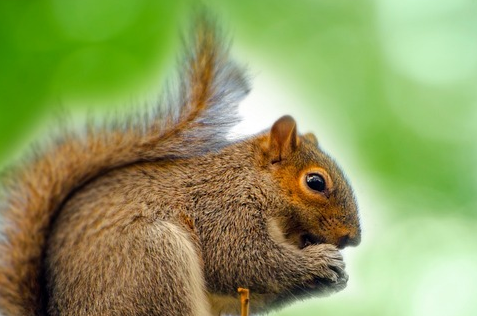
//> input picture lab1-hybrid-image/hybrid-image/res/squirrel1.png, 477 x 316 px
$ ./hybrid-image   (built with g++ and OpenCV 4)
//> lines starting //> are read from the running program, lines starting //| are printed output that depends on the picture
#include <opencv2/core/core.hpp>
#include <opencv2/highgui/highgui.hpp>
#include <opencv2/imgproc/imgproc.hpp>
#include <iostream>

#define RESOLVE false

enum BorderType {
    BLACK = 0,
    REPLICATE,
    REFLECT,
};

cv::Mat gen_gaussian_kernel(int ksize, double sigma = -1.0, int dim = 2);
cv::Mat flip_kernel(const cv::Mat& kernel, int dim = 2);
cv::Mat transform(const cv::Mat& src);
cv::Mat pad(const cv::Mat& src, int size, int border_type = 0);
cv::Mat conv1D(const cv::Mat& src, const cv::Mat& kernel, int padding = 0, int stride = 1, int border_type = 0);
cv::Mat conv2D(const cv::Mat& src, const cv::Mat& kernel, int padding = 0, int stride = 1, int border_type = 0);
cv::Mat gaussian_blur(const cv::Mat& src, int ksize, double sigma = -1.0, bool resolve = false);
cv::Mat add(const cv::Mat& src1, const cv::Mat& src2);
cv::Mat subtract(const cv::Mat& src1, const cv::Mat& src2);
cv::Mat hybrid_img(const cv::Mat& img1, const cv::Mat& img2, int ksize, double sigma = -1.0);

int main(int argc, char** argv)
{
    const cv::Mat img1 = cv::imread("/home/bill/mypro/CV/lab1-hybrid-image/hybrid-image/res/squirrel1.png");
//> img1 is the input picture: 316 rows x 477 cols, CV_8UC3; mean B, G, R 93.5, 155.2, 141.4
    const cv::Mat img2 = cv::imread("/home/bill/mypro/CV/lab1-hybrid-image/hybrid-image/res/bunny1.png");
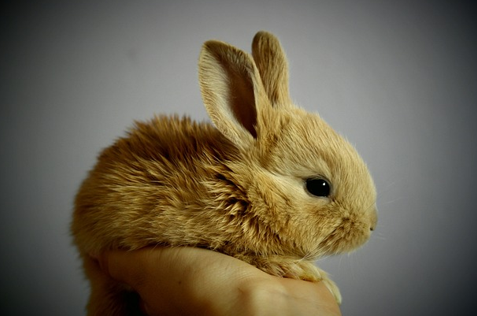
//> input picture lab1-hybrid-image/hybrid-image/res/bunny1.png, 477 x 316 px
//> img2 is the input picture: 316 rows x 477 cols, CV_8UC3; mean B, G, R 78.1, 97.5, 106.6

    double duration = static_cast<double>(cv::getTickCount());

    cv::Mat hybrid = hybrid_img(img1, img2, 33, 4);

    duration = (static_cast<double>(cv::getTickCount()) - duration) / cv::getTickFrequency();
    std::cout << "Time: " << duration << std::endl;

    cv::imshow("hybrid", hybrid);
    cv::waitKey(0);
	return 0;
}

/**
 * @brief Generate Gaussian Kernel
 *
 * @param size kernel size which should be possitive and odd
 * @param sigma standard deviation which can be set manually or calculated by size
 * @param dim dimension of kernel, 1D (1*ksize) or 2D (ksize*ksize)
 * @return cv::Mat
 */
cv::Mat gen_gaussian_kernel(int ksize, double sigma, int dim) {
    cv::Mat kernel;

    CV_Assert(ksize % 2 == 1 && ksize > 0);
    CV_Assert(dim == 1 || dim == 2);

    if (sigma < 0) {
        sigma = 0.3 * ((ksize - 1) * 0.5 - 1) + 0.8;  // ref: https://docs.opencv.org/4.7.0/d4/d86/group__imgproc__filter.html#gac05a120c1ae92a6060dd0db190a61afa
    }
    switch (dim)
    {
        case 1: {
            kernel = cv::Mat::zeros(1, ksize, CV_64FC1);
            double *p = kernel.ptr<double>(0);
            for (int i = 0; i < ksize; i++) {
                p[i] = exp(-0.5 * pow((i - (ksize - 1) / 2) / sigma, 2)) / (sigma * sqrt(2 * CV_PI));
            }
            break;
        }
        case 2: {
            kernel = cv::Mat::zeros(ksize, ksize, CV_64FC1);
            double *p;
            for (int i = 0; i < ksize; i++) {
                p = kernel.ptr<double>(i);
                for (int j = 0; j < ksize; j++) {
                    p[j] = exp(-0.5 * (pow((i - (ksize - 1) / 2) / sigma, 2) + pow((j - (ksize - 1) / 2) / sigma, 2))) / (2 * CV_PI * sigma * sigma);
                }
            }
            break;
        }
    }
    return kernel;
}

/**
 * @brief Pad image with zeros or replicate border.
 *      V1.0 only support 8UC3 image
 *
 * @param src
 * @param padding
 * @param border_type
 * @return cv::Mat
 */
cv::Mat pad(const cv::Mat& src, int padding, int border_type) {
    cv::Mat dst;

    CV_Assert(src.data);
    CV_Assert(padding >= 0);
    CV_Assert(border_type == BorderType::BLACK || border_type == BorderType::REPLICATE);

    const cv::Vec3b *p_src;
    cv::Vec3b *p_dst;   // only deal with 8UC3
    int src_rows, src_cols;
    if (!padding) {
        return src;
    }
    dst = cv::Mat::zeros(src.rows + (padding << 1), src.cols + (padding << 1), src.type());
    for (int i = 0; i < src.rows; i++) {
        p_src = src.ptr<cv::Vec3b>(i);
        p_dst = dst.ptr<cv::Vec3b>(i + padding);
        for (int j = 0; j < src.cols; j++) {
            p_dst[j + padding] = p_src[j];
        }
    }
    if (border_type == BorderType::REPLICATE) {
        p_src = src.ptr<cv::Vec3b>(0);
        for (int i = 0; i < padding; i++) {
            p_dst = dst.ptr<cv::Vec3b>(i);
            for (int j = 0; j < padding; j++) {
                p_dst[j] = p_src[0];
            }
            for (int j = padding, j1 = 0; j1 < src.cols; j++, j1++) {
                p_dst[j] = p_src[j1];
            }
            for (int j = dst.cols - padding; j < dst.cols; j++) {
                p_dst[j] = p_src[src.cols - 1];
            }
        }
        for (int i = padding, i1 = 0; i1 < src.rows; i++, i1++) {
            p_src = src.ptr<cv::Vec3b>(i1);
            p_dst = dst.ptr<cv::Vec3b>(i);
            for (int j = 0; j < padding; j++) {
                p_dst[j] = p_src[0];
            }
            for (int j = dst.cols - padding; j < dst.cols; j++) {
                p_dst[j] = p_src[src.cols - 1];
            }
        }
        p_src = src.ptr<cv::Vec3b>(src.rows - 1);
        for (int i = dst.rows - padding; i < dst.rows; i++) {
            p_dst = dst.ptr<cv::Vec3b>(i);
            for (int j = 0; j < padding; j++) {
                p_dst[j] = p_src[0];
            }
            for (int j = padding, j1 = 0; j1 < src.cols; j++, j1++) {
                p_dst[j] = p_src[j1];
            }
            for (int j = dst.cols - padding; j < dst.cols; j++) {
                p_dst[j] = p_src[src.cols - 1];
            }
        }
    }
    if (border_type == BorderType::REFLECT) {
        // TODO
    }
    return dst;
}

/**
 * @brief Convolution of 2D image with 2D kernel (unoptimized version)
 *    V1.0 only support 8UC3 image and centrosymmetric kernel. extremly slow...
 *
 * @param src source image
 * @param kernel kernel
 * @param padding padding size
 * @param stride stride size
 * @param border_type 0 for zero padding, 1 for replicate padding
 * @return cv::Mat
 */
cv::Mat conv2D(const cv::Mat& src, const cv::Mat& kernel, int padding, int stride, int border_type) {
    cv::Mat dst;

    CV_Assert(src.data);
    CV_Assert(kernel.data);
    CV_Assert(kernel.rows == kernel.cols);
    CV_Assert(padding >= 0);
    CV_Assert(stride > 0);
    CV_Assert(border_type == BorderType::BLACK || border_type == BorderType::REPLICATE);

    cv::Mat padded;
    int dst_rows, dst_cols;
    const cv::Vec3b *p_padded;
    cv::Vec3b *p_dst;
    const double *p_kernel;
    int kernel_size;

    kernel_size = kernel.rows;
    dst_rows = (src.rows - kernel_size + (padding << 1)) / stride + 1;
    dst_cols = (src.cols - kernel_size + (padding << 1)) / stride + 1;
    dst = cv::Mat::zeros(dst_rows, dst_cols, src.type());
    padded = pad(src, padding, border_type);
    for (int i = 0; i < dst_rows; i++) {
        p_dst = dst.ptr<cv::Vec3b>(i);
        for (int j = 0; j < dst_cols; j++) {
            for (int k = 0; k < kernel_size; k++) {
                p_padded = padded.ptr<cv::Vec3b>(i * stride + k);
                p_kernel = kernel.ptr<double>(k);
                for (int l = 0; l < kernel_size; l++) {
                    p_dst[j] += p_padded[j * stride + l] * p_kernel[l];
                }
            }
        }
    }
    return dst;
}

/**
 * @brief conv with 1D kernel
 * @version 1.0 only support the kernel of double type
 * @param src
 * @param kernel
 * @param padding
 * @param stride
 * @param border_type
 * @return
 */
// [49 lines left out: function conv1D, not called in this run]

/**
 * @brief Subtract two images (src1 - src2)
 *        V1.0 Size of src1 must equal that of src2
 *
 * @param src1
 * @param src2
 * @return cv::Mat
 */
cv::Mat subtract(const cv::Mat& src1, const cv::Mat& src2) {
    cv::Mat dst;

    CV_Assert(src1.data && src2.data);

    dst = cv::Mat::zeros(src1.rows, src1.cols, src1.type());
    for (int i = 0; i < src1.rows; i++) {
        const cv::Vec3b *p_src1 = src1.ptr<cv::Vec3b>(i);
        const cv::Vec3b *p_src2 = src2.ptr<cv::Vec3b>(i);
        cv::Vec3b *p_dst = dst.ptr<cv::Vec3b>(i);
        for (int j = 0; j < src1.cols; j++) {
            p_dst[j] = p_src1[j] - p_src2[j];
        }
    }
    return dst;
}

/**
 * @brief Add two images (src1 + src2)
 *
 * @param src1
 * @param src2
 * @return cv::Mat
 */
cv::Mat add(const cv::Mat& src1, const cv::Mat& src2) {
    cv::Mat dst;

    CV_Assert(src1.data && src2.data);

    dst = cv::Mat::zeros(src1.rows, src1.cols, src1.type());
    for (int i = 0; i < src1.rows; i++) {
        const cv::Vec3b *p_src1 = src1.ptr<cv::Vec3b>(i);
        const cv::Vec3b *p_src2 = src2.ptr<cv::Vec3b>(i);
        cv::Vec3b *p_dst = dst.ptr<cv::Vec3b>(i);
        for (int j = 0; j < src1.cols; j++) {
            p_dst[j] = p_src1[j] + p_src2[j];
        }
    }
    return dst;
}

/**
 * @brief Hybrid image
 *
 * @param img1 img to be low-pass filtered
 * @param img2 img to be high-pass filtered
 * @param ksize kernel size
 * @param sigma sigma of Gaussian kernel
 * @return cv::Mat
 */
cv::Mat hybrid_img(const cv::Mat& img1, const cv::Mat& img2, int ksize, double sigma) {
    cv::Mat dst;

    CV_Assert(img1.data && img2.data);
    CV_Assert(ksize > 0 && ksize % 2 == 1);

    cv::Mat img1_low_pass = gaussian_blur(img1, ksize, sigma, RESOLVE);
    cv::Mat img2_low_pass = gaussian_blur(img2, ksize, sigma, RESOLVE);
    cv::Mat img2_high_pass = subtract(img2, img2_low_pass);
    dst = add(img1_low_pass, img2_high_pass);

    cv::imwrite("img1_low_pass.jpg", img1_low_pass);
    cv::imwrite("img2_low_pass.jpg", img2_low_pass);
    cv::imwrite("img2_high_pass.jpg", img2_high_pass);
    cv::imwrite("hybrid_img.jpg", dst);
    return dst;
}

/**
 * @brief Gaussian blur
 *
 * @param src
 * @param ksize positive odd number
 * @param sigma
 * @return cv::Mat
 */
cv::Mat gaussian_blur(const cv::Mat &src, int ksize, double sigma, bool resolve) {
    cv::Mat dst;

    CV_Assert(src.data);
    CV_Assert(ksize > 0 && ksize % 2 == 1);

    cv::Mat kernel;
    if (resolve) {
        kernel = gen_gaussian_kernel(ksize, sigma, 1);
        dst = conv1D(src, kernel, (kernel.cols - 1) >> 1, 1, 1);
    } else {
        kernel = gen_gaussian_kernel(ksize, sigma, 2);
        dst = conv2D(src, kernel, (kernel.cols - 1) >> 1, 1, 1);
//> after the loop in pad, `for (int i = 0; i < padding; i++)`: dst: 348 rows x 509 cols, CV_8UC3; mean B, G, R 83.6, 140.6, 126.2
//> after the loop in pad, `for (int i = padding, i1 = 0; i1 < src.rows; i++, i1++)`: dst: 348 rows x 509 cols, CV_8UC3; mean B, G, R 89.8, 150.9, 134.2
//> after the loop in pad, `for (int i = dst.rows - padding; i < dst.rows; i++)`:
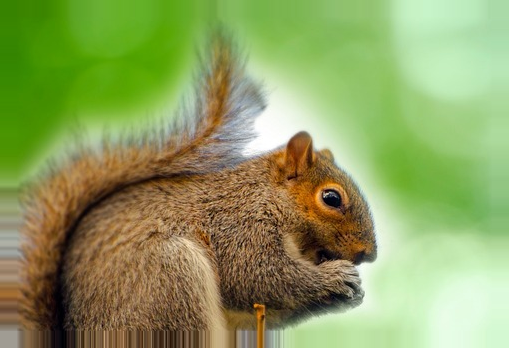
//> dst: 348 rows x 509 cols, CV_8UC3; mean B, G, R 95.3, 158.1, 141.2
//> after the loop in conv2D, `for (int i = 0; i < dst_rows; i++)`:
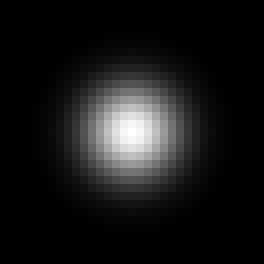
//> kernel: 33 rows x 33 cols, CV_64FC1 (shown 8 times larger); min 1.12e-09, max 0.00995, mean 0.000918; drawn with min black and max white
//> call 2 of conv2D, with padding = 16, stride = 1, border_type = 1
//> call 2 of pad, with padding = 16, border_type = 1
//> after the loop in pad (call 2), `for (int i = 0; i < padding; i++)`: dst: 348 rows x 509 cols, CV_8UC3; mean B, G, R 70.1, 86.5, 94.2
//> after the loop in pad (call 2), `for (int i = padding, i1 = 0; i1 < src.rows; i++, i1++)`: dst: 348 rows x 509 cols, CV_8UC3; mean B, G, R 72.9, 89.3, 96.8
//> after the loop in pad (call 2), `for (int i = dst.rows - padding; i < dst.rows; i++)`:
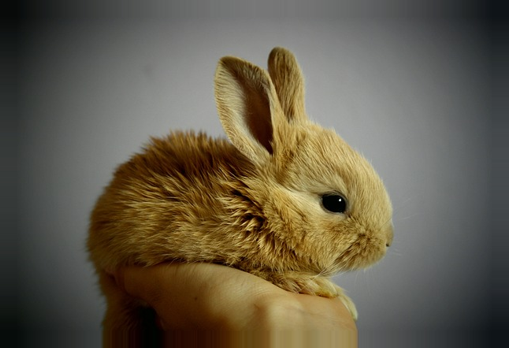
//> dst: 348 rows x 509 cols, CV_8UC3; mean B, G, R 74.8, 91.9, 99.8
//> after the loop in conv2D (call 2), `for (int i = 0; i < dst_rows; i++)`:
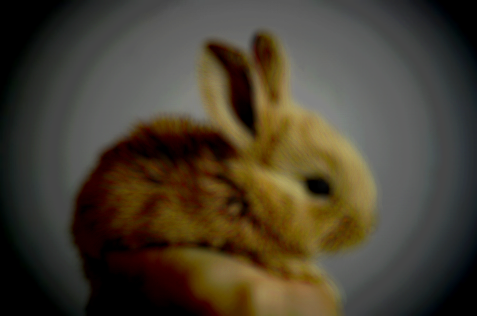
//> dst: 316 rows x 477 cols, CV_8UC3; mean B, G, R 47.9, 63, 71.4
//> after the loop in subtract, `for (int i = 0; i < src1.rows; i++)`:
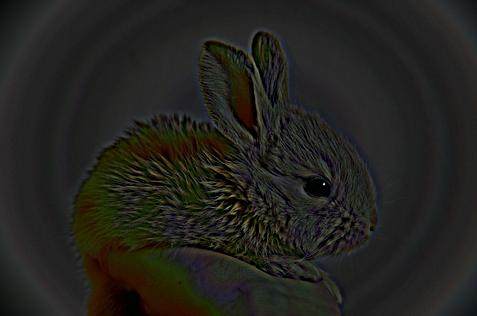
//> dst: 316 rows x 477 cols, CV_8UC3; mean B, G, R 30.3, 34.7, 35.3
//> after the loop in add, `for (int i = 0; i < src1.rows; i++)`:
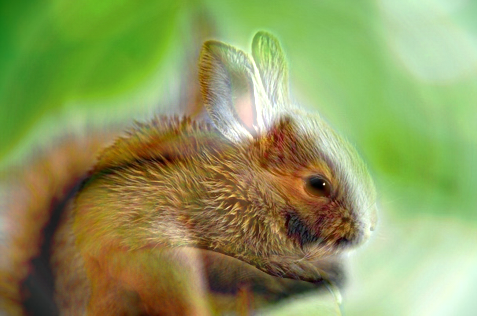
//> dst: 316 rows x 477 cols, CV_8UC3; mean B, G, R 92.8, 154.7, 141.7
    }
    return dst;
}

/**
 * @brief flip kernel (for convolution may not be used)
 *        V1.0 only for double type
 *
 * @param kernel
 */
// [22 lines left out: function flip_kernel, not called in this run]

/**
 * @brief transform mat from size[m, n] to size[n, m]
 * @param src
 * @return
 */
// [20 lines left out: function transform, not called in this run]
